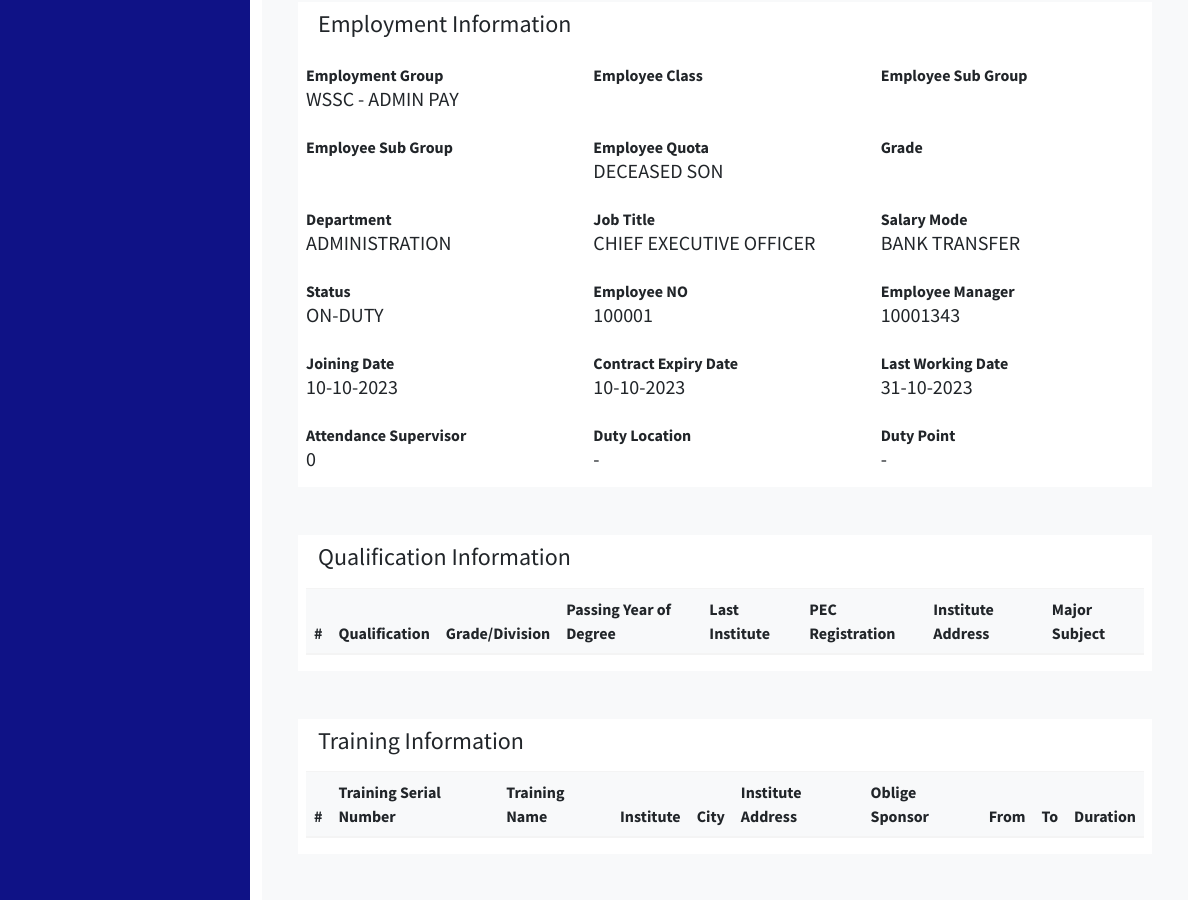
/hradmin/profile.php?updat=100001 (signed in, middle part), run on an earlier commit of the app's database.
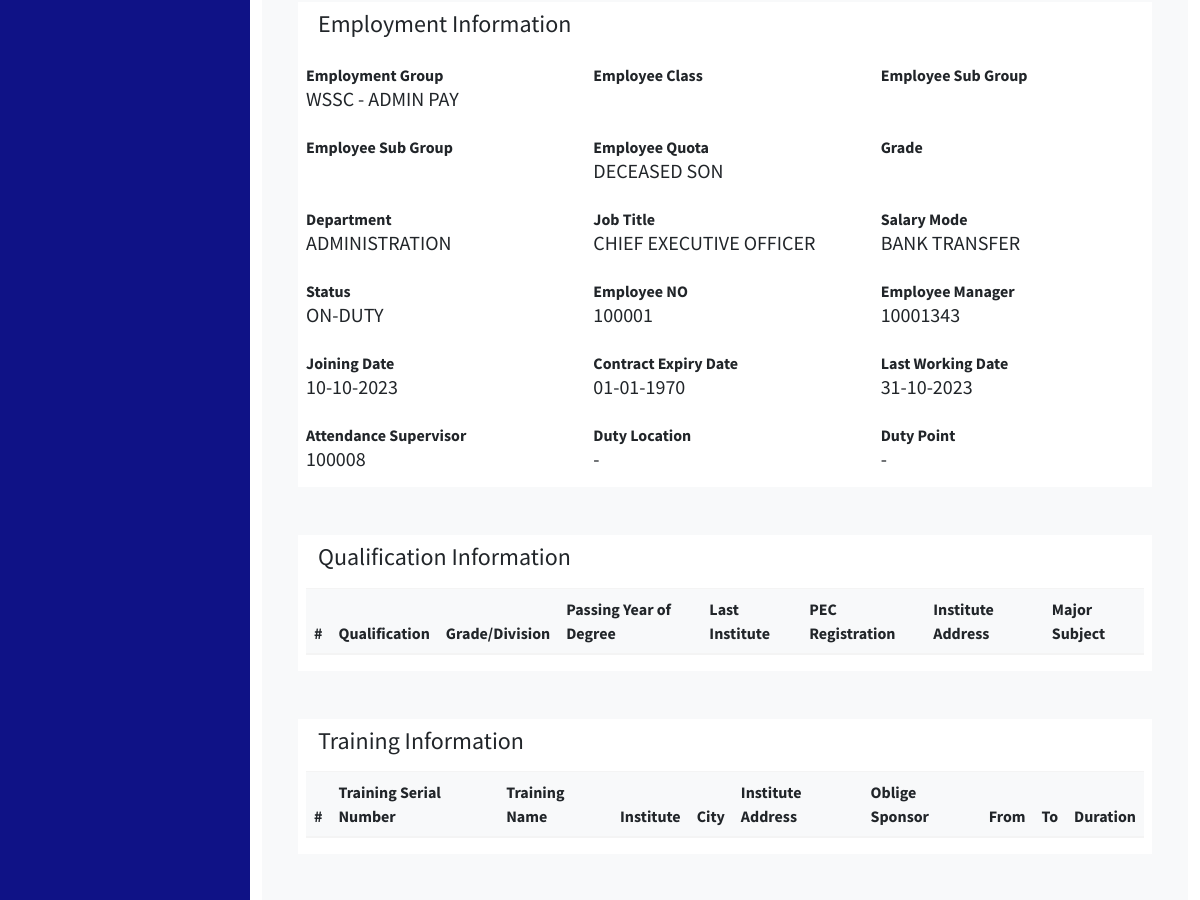
And on a later commit of the database.
### tables this page shows
CREATE TABLE `employeedata` (
  `Id` int(11) NOT NULL,
  `image` varchar(255) DEFAULT NULL,
  `fName` varchar(255) DEFAULT NULL,
  `mName` varchar(255) DEFAULT NULL,
  `lName` varchar(255) DEFAULT NULL,
  `father_Name` varchar(255) DEFAULT NULL,
  `CNIC` varchar(15) DEFAULT NULL,
  `email` varchar(255) DEFAULT NULL,
  `pAddress` varchar(255) DEFAULT NULL,
  `cAddress` varchar(255) DEFAULT NULL,
  `city` varchar(255) DEFAULT NULL,
  `postAddress` varchar(255) DEFAULT NULL,
  `mNumber` varchar(15) DEFAULT NULL,
  `ofphNumber` varchar(15) DEFAULT NULL,
  `Alternate_Number` varchar(15) DEFAULT NULL,
  `DofB` varchar(20) DEFAULT NULL,
  `religion` varchar(255) DEFAULT NULL,
  `gender` varchar(10) DEFAULT NULL,
  `BlGroup` varchar(5) DEFAULT NULL,
  `Domicile` varchar(255) DEFAULT NULL,
  `MaritalStatus` varchar(255) DEFAULT NULL,
  `NextofKin` varchar(255) DEFAULT NULL,
  `NextofKinCellNumber` varchar(15) DEFAULT NULL,
  `ContactPerson` varchar(255) DEFAULT NULL,
  `CPCN` varchar(15) DEFAULT NULL,
  `Employement_Group` varchar(255) DEFAULT NULL,
  `Employee_Class` varchar(255) DEFAULT NULL,
  `Employee_Group` varchar(255) DEFAULT NULL,
  `Employee_Sub_Group` varchar(255) DEFAULT NULL,
  `Employee_Quota` varchar(255) DEFAULT NULL,
  `Salary_Bank` varchar(255) DEFAULT NULL,
  `Salary_Branch` varchar(255) DEFAULT NULL,
  `Account_No` varchar(255) DEFAULT NULL,
  `Pay_Type` varchar(255) DEFAULT NULL,
  `EOBI_No` varchar(255) DEFAULT NULL,
  `Bill_Walved_Off` varchar(255) DEFAULT NULL,
  `Weekly_Working_Days` int(11) DEFAULT NULL,
  `Bill_Waived_Off` varchar(255) DEFAULT NULL,
  `Employee_Pay_Classification` varchar(255) DEFAULT NULL,
  `Grade` varchar(255) DEFAULT NULL,
  `Department` varchar(255) DEFAULT NULL,
  `Job_Tiltle` varchar(255) DEFAULT NULL,
  `Salary_Mode` varchar(255) DEFAULT NULL,
  `Status` varchar(255) DEFAULT 'NEW',
  `EmployeeNo` int(11) DEFAULT NULL,
  `Employee_Manager` int(11) DEFAULT NULL,
  `Joining_Date` varchar(20) DEFAULT NULL,
  `Contract_Expiry_Date` varchar(20) DEFAULT NULL,
  `Last_Working_Date` varchar(20) DEFAULT NULL,
  `Attendance_Supervisor` int(11) DEFAULT NULL,
  `Duty_Location` varchar(255) DEFAULT NULL,
  `Duty_Point` varchar(255) DEFAULT NULL,
  `TypeEmp` varchar(255) DEFAULT NULL,
  `type` varchar(255) DEFAULT NULL,
  `DY_Supervisor` varchar(255) DEFAULT NULL,
  `leaveAlreadyAvailed` int(255) NOT NULL DEFAULT 34
);

### hradmin/profile.php (the view, shortened to what the changed rows need)
<?php
if (!isset($_SESSION['loginid']) || !isset($_SESSION['EmployeeNumber']) || $_SESSION['Designation'] != 'HR manager') {
  error_log("Unauthorized access attempt. User: {$_SESSION['loginid']}");
  header("Location: ../logout.php");
  exit;
}else{
?><!DOCTYPE html>
<html lang="en">
<head>
</head>
<body>
  <div id="main">
    <?php include('link/desigene/navbar.php')?>
    <div class="container-fluid py-5">
    <?php
      $CNIC = $_GET['updat'];
      $select = mysqli_query($conn,"SELECT * FROM `employeedata` WHERE `EmployeeNo` ='$CNIC'");
      while($see1=mysqli_fetch_array($select)){
      ?>
      <div class="container-fluid m-auto p-5 bg-light">
        <div class="row">
          <br>
          <div class="col-12 bg-white mt-5 px-2">
          <nav class="navbar bg-white">
          <div class="container-fluid">
          <h4>Employment Information</h4>
          </div>
          </nav>
          <div class="row">
          <div class="col-md-4 my-2">
          <div class="form-group">
          <label>Employment Group</label>
          <h5><?php echo $see1 ['Employement_Group'] ?></h5>
          </div>
          </div>
          <div class="col-md-4 my-2">
          <div class="form-group">
          <label>Employee Class</label>
          </div>
          </div>
          <div class="col-md-4 my-2">
          <div class="form-group">
          <label>Employee Sub Group</label>
          </div>
          </div>
          <div class="col-md-4 my-2">
          <div class="form-group">
          <label>Employee Sub Group</label>
          </div>
          </div>
          <div class="col-md-4 my-2">
          <div class="form-group">
          <label>Employee Quota</label>
          <h5><?php echo $see1 ['Employee_Quota'] ?></h5>
          </div>
          </div>
          <div class="col-md-4 my-2">
          <div class="form-group">
          <label>Grade</label>
          </div>
          </div>
          <div class="col-md-4 my-2">
          <div class="form-group">
          <label>Department</label>
          <h5><?php echo $see1 ['Department'] ?></h5>
          </div>
          </div>
          <div class="col-md-4 my-2">
          <div class="form-group">
          <label>Job Title</label>
          <h5><?php echo $see1 ['Job_Tiltle'] ?></h5>
          </div>
          </div>
          <div class="col-md-4 my-2">
          <div class="form-group">
          <label>Salary Mode</label>
          <h5><?php echo $see1 ['Salary_Mode'] ?></h5>
          </div>
          </div>
          <div class="col-md-4 my-2">
          <div class="form-group">
          <label>Status</label>
          <h5><?php echo $see1 ['Status'] ?></h5>
          </div>
          </div>
          <div class="col-md-4 my-2">
          <div class="form-group">
          <label>Employee NO</label>
          <h5><?php echo $see1 ['EmployeeNo'] ?></h5>
          </div>
          </div>
          <div class="col-md-4 my-2">
          <div class="form-group">
          <label>Employee Manager</label>
          <h5><?php echo $see1 ['Employee_Manager'] ?></h5>
          </div>
          </div>
          <div class="col-md-4 my-2">
          <div class="form-group">
          <label>Joining Date</label>
          <h5><?php echo date('d-m-Y', strtotime($see1 ['Joining_Date'])) ?></h5>
          </div>
          </div>
          <div class="col-md-4 my-2">
          <div class="form-group">
          <label>Contract Expiry Date</label>
          <h5><?php echo date('d-m-Y', strtotime($see1 ['Contract_Expiry_Date'])) ?></h5>
          </div>
          </div>
          <div class="col-md-4 my-2">
          <div class="form-group">
          <label>Last Working Date</label>
          <h5><?php echo date('d-m-Y', strtotime($see1 ['Last_Working_Date'])) ?></h5>
          </div>
          </div>
          <div class="col-md-4 my-2">
          <div class="form-group">
          <label>Attendance Supervisor</label>
          <h5><?php echo $see1 ['Attendance_Supervisor'] ?></h5>
          </div>
          </div>
          <div class="col-md-4 my-2">
          <div class="form-group">
          <label>Duty Location</label>
          <h5><?php echo $see1 ['Duty_Location'] ?></h5>
          </div>
          </div>
          <div class="col-md-4 my-2">
          <div class="form-group">
          <label>Duty Point</label>
          <h5><?php echo $see1 ['Duty_Point'] ?></h5>
          </div>
          </div>
          </div>
          </div>
          <div class="col-12 bg-white mt-5 px-2">
            <nav class="navbar bg-white">
              <div class="container-fluid">
                <h4>Qualification Information</h4>
              </div>
            </nav>
            <div>
              <table class="table bg-light">
          <thead>
            <tr>
              <th scope="col">#</th>
          <th scope="col">Qualification</th>
          <th scope="col">Grade/Division</th>
          <th scope="col">Passing Year of Degree</th>
          <th scope="col">Last Institute</th>
          <th scope="col">PEC Registration</th>
          <th scope="col">Institute Address</th>
          <th scope="col">Major Subject</th>
        </tr>
          </thead>
          <?php   $CNIC = $_GET['updat'];
          $select = mysqli_query($conn,"SELECT * FROM `qualification` WHERE `Employee_id`=$CNIC");
          ?>
          </table>
          </div>
        </div>
        <div class="col-12 bg-white mt-5 px-2">
          <nav class="navbar bg-white">
          <div class="container-fluid">
          <h4>Training Information</h4>
          </div>
          </nav>
          <div>
          <table class="table bg-light">
          <thead>
            <tr>
              <th scope="col">#</th>
              <th scope="col">Training Serial Number</th>
              <th scope="col">Training Name</th>
              <th scope="col">Institute</th>
          <th scope="col">City</th>
          <th scope="col">Institute Address</th>
          <th scope="col">Oblige Sponsor</th>
          <th scope="col">From</th>
          <th scope="col">To</th>
          <th scope="col">Duration</th>
        </tr>
          </thead>
            <?php   $CNIC = $_GET['updat'];
          $select = mysqli_query($conn,"SELECT * FROM `training` WHERE `Employee_id`=$CNIC");
            ?>
        </table>
      </div>
          </div>
            <?php   $CNIC = $_GET['updat'];
          $select = mysqli_query($conn,"SELECT * FROM `promotion` WHERE `Employee_id`=$CNIC");
          ?>
          <?php   $CNIC = $_GET['updat'];
          $select = mysqli_query($conn,"SELECT * FROM `transfer` WHERE `employee_id`=$CNIC");
          ?>
        </div>
      </div>
      <?php }?>
    </div>
  </div>
</body>
</html><?php }?>

What changed in the data, as far as the page shows it:
changed employeedata "WSSC - ADMIN PAY": Contract_Expiry_Date "10-10-2023" → "01-01-1970"; Attendance_Supervisor "0" → "100008"
